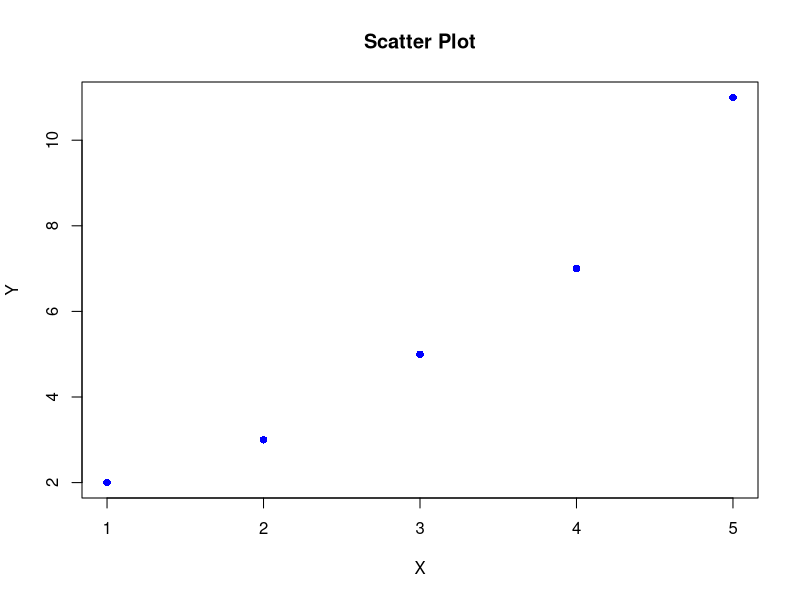
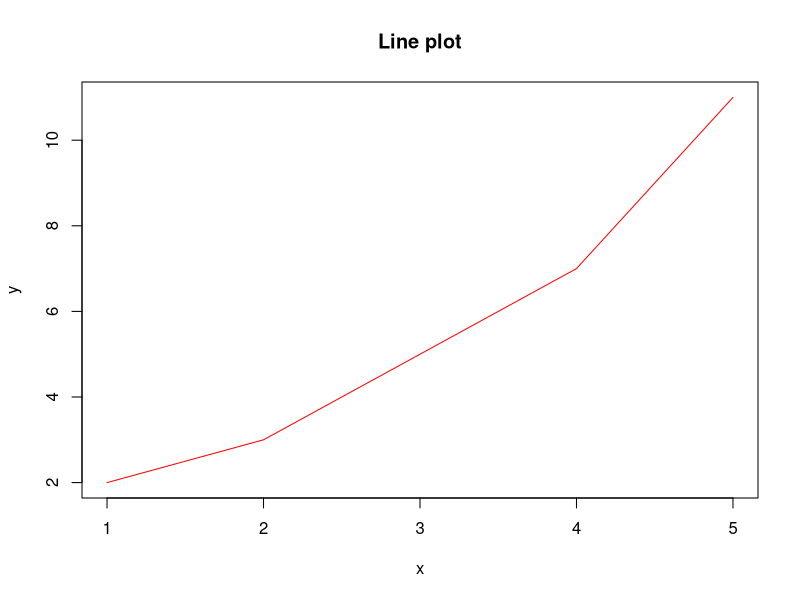
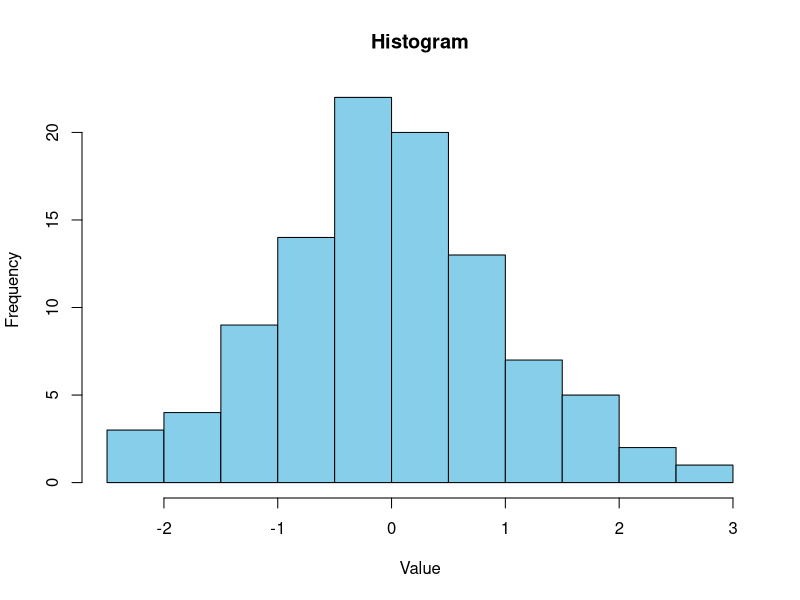
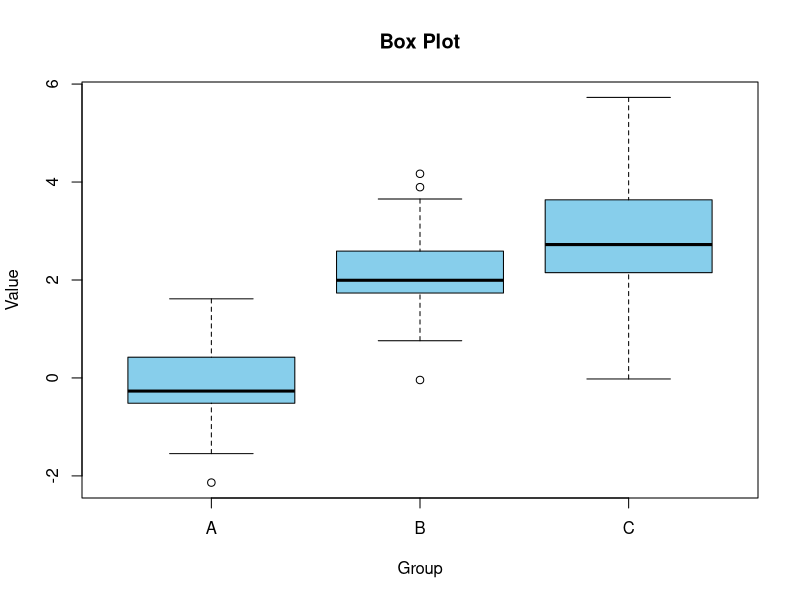
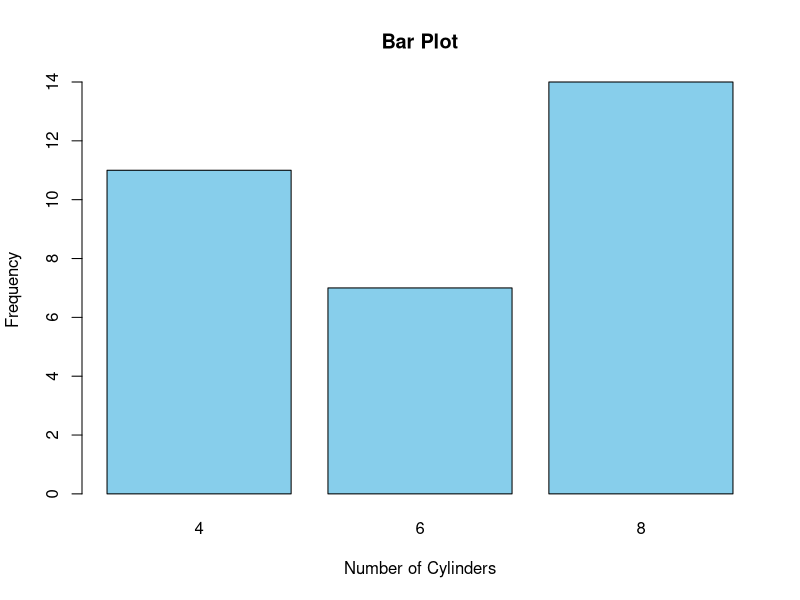
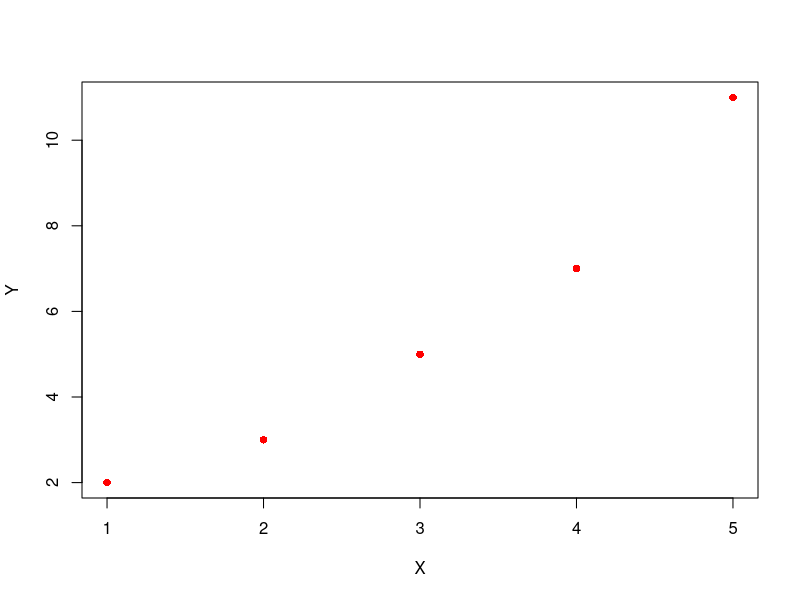
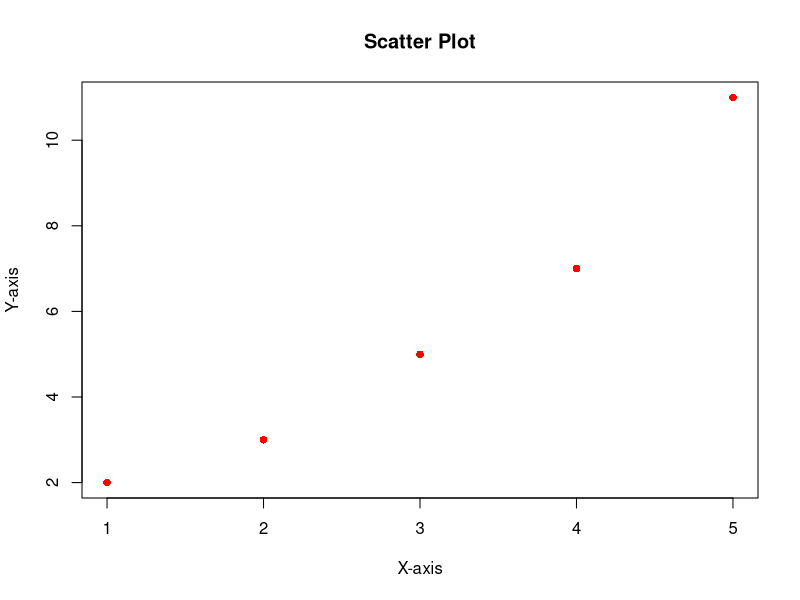
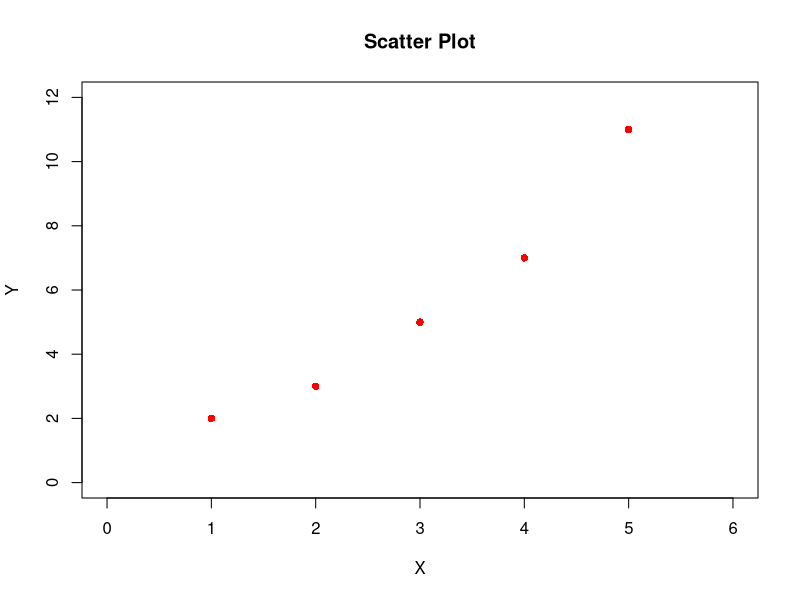

Write R code to recreate these figures, in order.
## ---- chunk 1
# plot(x, y = NULL, type = "p",  xlim = NULL, ylim = NULL,
#     log = "", main = NULL, sub = NULL, xlab = NULL, ylab = NULL,
#     ann = par("ann"), axes = TRUE, frame.plot = axes,
#     panel.first = NULL, panel.last = NULL, asp = NA,
#     xgap.axis = NA, ygap.axis = NA,
#     ...)

## ---- chunk 2
# Create a scatter plot
x <- c(1, 2, 3, 4, 5)
y <- c(2, 3, 5, 7, 11)
plot(x, y, type = "p", col = "blue", pch = 16, main = "Scatter Plot", xlab = "X", ylab = "Y")

# Create a line plot
plot(x, y, type = "l", col = "red", lwd = 1, main = "Line plot", xlab = NULL, ylab = NULL)

## ---- chunk 3
#hist(x, breaks = "Sturges",
#     freq = NULL, probability = !freq,
#     include.lowest = TRUE, right = TRUE, fuzz = 1e-7,
#     density = NULL, angle = 45, col = "lightgray", border = NULL,
#     main = paste("Histogram of" , xname),
#     xlim = range(breaks), ylim = NULL,
#     xlab = xname, ylab,
#     axes = TRUE, plot = TRUE, labels = FALSE,
#     nclass = NULL, warn.unused = TRUE, ...)
## ---- chunk 4
# Create a histogram
set.seed(100)  # Fix the random numbers generated
data <- rnorm(100)  # Generate some random data
hist(data, breaks = "Sturges", col = "skyblue", main = "Histogram", xlab = "Value", ylab = "Frequency")

## ---- chunk 5
#boxplot(x, data = NULL, col = "skyblue", main = NULL, xlab = NULL, ylab = #NULL)

## ---- chunk 6
# Create a box plot
data <- data.frame(
  Group = rep(c("A", "B", "C"), each = 50),
  Value = c(rnorm(50), rnorm(50, mean = 2), rnorm(50, mean = 3))
)
boxplot(Value ~ Group, data = data, col = "skyblue", main = "Box Plot", xlab = "Group", ylab = "Value")

## ---- chunk 7
#barplot(x, names.arg = NULL, col = "skyblue", main = NULL, xlab = NULL, #ylab = NULL)

## ---- chunk 8
# Create a bar plot
data <- table(mtcars$cyl)
barplot(data, col = "skyblue", main = "Bar Plot", xlab = "Number of Cylinders", ylab = "Frequency")

## ---- chunk 9
# Create a scatter plot with custom colors
x <- c(1, 2, 3, 4, 5)
y <- c(2, 3, 5, 7, 11)
plot(x, y, type = "p", col = "red", pch = 16, main = "", xlab = "X", ylab = "Y")

## ---- chunk 10
# Create a scatter plot with titles and axis labels
x <- c(1, 2, 3, 4, 5)
y <- c(2, 3, 5, 7, 11)
plot(x, y, type = "p", col = "red", pch = 16, main = "Scatter Plot", xlab = "X-axis", ylab = "Y-axis")

## ---- chunk 11
# Create a scatter plot with custom dimensions
x <- c(1, 2, 3, 4, 5)
y <- c(2, 3, 5, 7, 11)
plot(x, y, type = "p", col = "red", pch = 16, main = "Scatter Plot", xlab = "X", ylab = "Y", xlim = c(0, 6), ylim = c(0, 12))

## ---- chunk 12
# Create a scatter plot with custom colors, titles, axis labels, and dimensions
x <- c(1, 2, 3, 4, 5)
y <- c(2, 3, 5, 7, 11)
plot(x, y, type = "p", col = "red", pch = 16, main = "Scatter Plot", xlab = "X-axis", ylab = "Y-axis", xlim = c(0, 6), ylim = c(0, 12))

